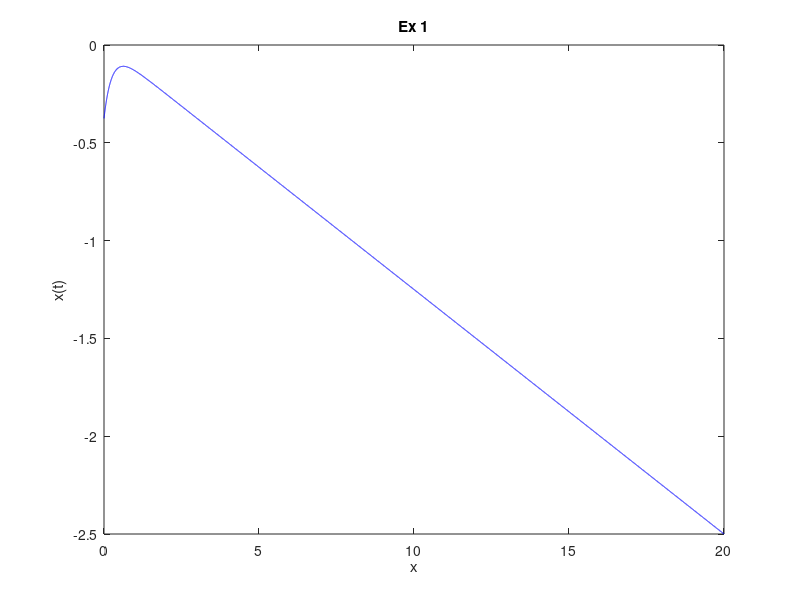
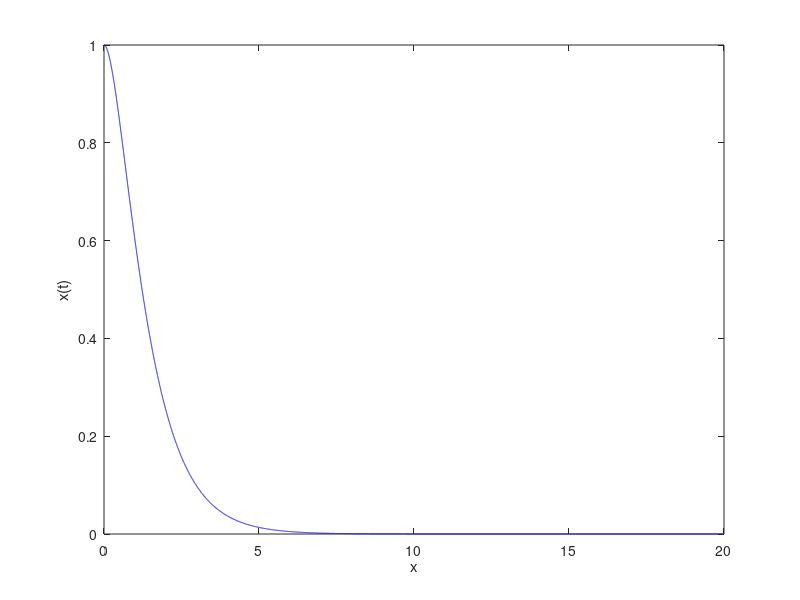
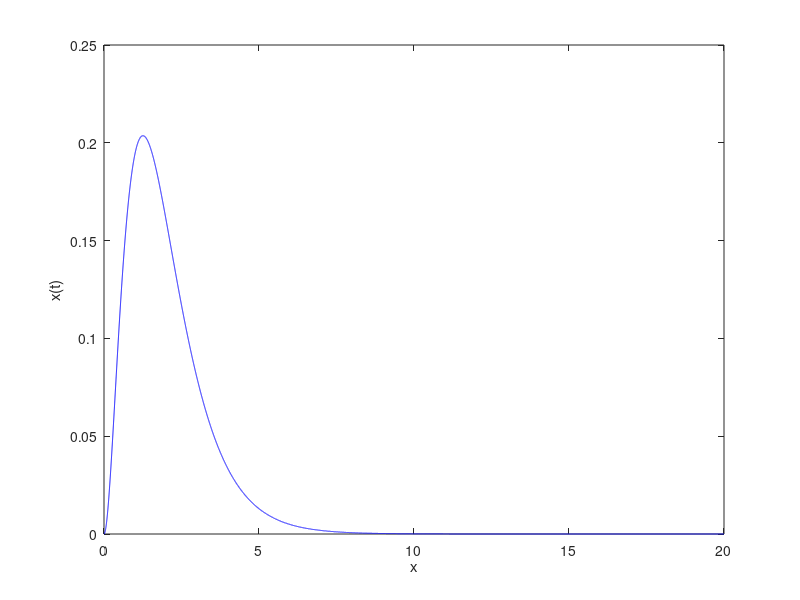

These charts were generated, in order, by the following MATLAB code:
clear all
close all 
clc

t = 0:0.001:20;

disp('===================== EX 1 ======================')
b = [1 -2];
a = [1 4 0 0];
[r,p,k] = residue(b, a)

y1 = -0.375*exp(-4*t) - 0.5 * t + 0.375*t;
figure, plot(t, y1, '-b');
xlabel('x');
ylabel('x(t)');
title('Ex 1');


disp('===================== EX 2 ======================')
c = [1 3];
d = [1 3 2];
[r,p,k] = residue(c, d)

 
y2 = 2*exp(-t) - exp(-2*t);
figure, plot(t, y2, '-b');
xlabel('x');
ylabel('x(t)');


disp('===================== EX 3 ======================')
e = [2];
f = [1 5 8 4];
[r,p,k] = residue(e, f)


y3 = 2*exp(-t) - 2 * exp(-2*t) .* t - 2*exp(-2*t);
figure, plot(t, y3, '-b');
xlabel('x');
ylabel('x(t)');
 